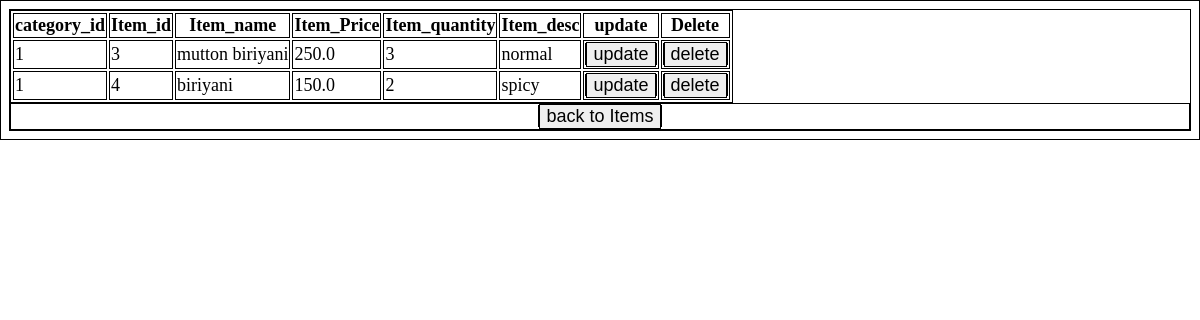
/crud_app/items_list/, run on an earlier commit of the app's database.
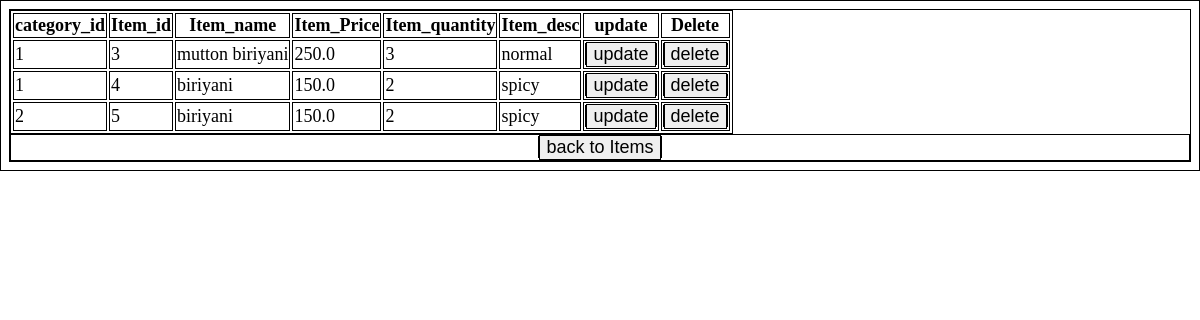
And on a later commit of the database.
### crud_app/models.py (models this page shows)
class food_model(models.Model):
    category_id=models.ForeignKey(category_model,on_delete=models.CASCADE)
    item_id=models.AutoField(primary_key=True)
    item_name=models.CharField(max_length=30)
    item_price=models.FloatField()
    item_quantity=models.IntegerField()
    item_desc=models.TextField()

### crud_app/views.py (the view)
def items_list(request):
    res=food_model.objects.all()
    return render(request,'items_list.html',context={'data':res})

### crud_app/templates/items_list.html (shortened to what this page needs)
<!DOCTYPE html>
<html lang="en">
<head>
</head>
<body>
    {% if data %}
    <table>
        <tr>
            <th>category_id</th>
            <th>Item_id</th>
            <th>Item_name</th>
            <th>Item_Price</th>
            <th>Item_quantity</th>
            <th>Item_desc</th>
            <th>update</th>
            <th>Delete</th>
        </tr>
        {% for i in data %}
        <tr>
            <td>{{i.category_id_id}}</td>
            <td>{{i.item_id}}</td>
            <td>{{i.item_name}}</td>
            <td>{{i.item_price}}</td>
            <td>{{i.item_quantity}}</td>
            <td>{{i.item_desc}}</td>
             <td><a href="{% url 'crud_app:item_update' pk=i.item_id %}"><button>update</button></a></td>
            <td><a href="{% url 'crud_app:item_delete' pk=i.item_id %}"><button>delete</button></a></td>
        </tr>
        {% endfor %}
    </table>
    {% else %}
        <h2>Data not found</h2>
    {% endif %}
    <div style="text-align: center;">
     <a href="{% url 'crud_app:items'%}">  <input type="button"  value="back to Items"></a>
    </div>
</body>
</html>

### crud_app/templates/items_list.html (style rules this page uses)
* { font-size: large; border: 1px solid black; }

What changed in the data, as far as the page shows it:
added food_model: category_id_id "2", item_id "5", item_name "biriyani", item_price "150.0", item_quantity "2", item_desc "spicy"
